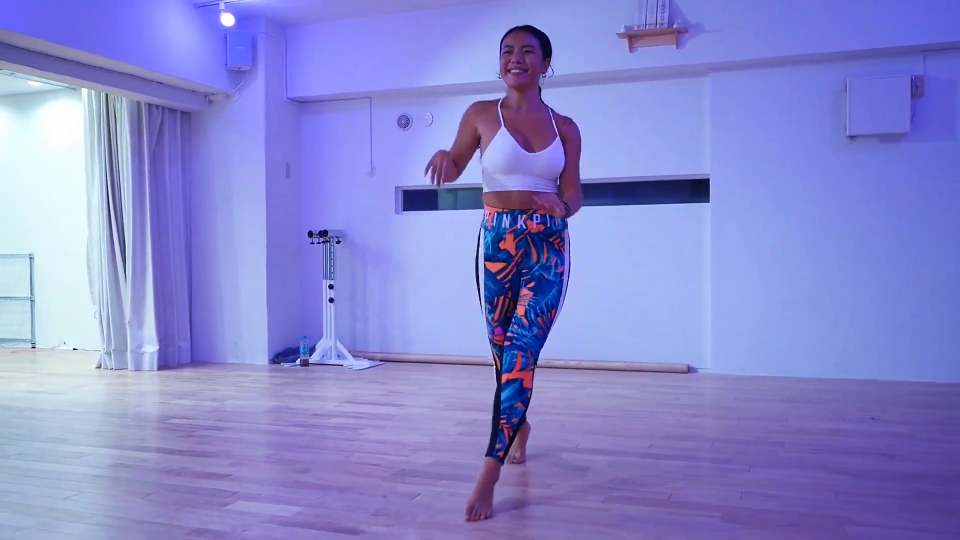
#> input picture videos/misaki_preview_10s.png, 1920 x 1080 px, found by its file name (shown at 1/2 size)
$ python test_salsa_composite.py
#> lines starting #> are read from the running program, lines starting #| are printed output that depends on the picture
import cv2
import numpy as np

# Load test frames
human_frame = cv2.imread(r"videos/misaki_preview_10s.png") # 1920x1080
#> human_frame is the input picture: shape (1080, 1920, 3); mean B, G, R 207.3, 136.2, 134.8
robot_frame = cv2.imread(r"videos/g1_salsa_preview_10s.png") # 640x480

W_OUT = 1280
H_OUT = 720
HALF_W = W_OUT // 2

HEADER_H = 64
FOOTER_H = 64
CONTENT_H = H_OUT - HEADER_H - FOOTER_H # 592

composite = np.zeros((H_OUT, W_OUT, 3), dtype=np.uint8)

# 1. Process Human Frame (Left Half: 640 x 592)
# Scale so full height fits CONTENT_H
scale_h = CONTENT_H / human_frame.shape[0] # 592 / 1080 = 0.548
#> scale_h = 0.548
scaled_human = cv2.resize(human_frame, (int(human_frame.shape[1] * scale_h), CONTENT_H), interpolation=cv2.INTER_AREA)
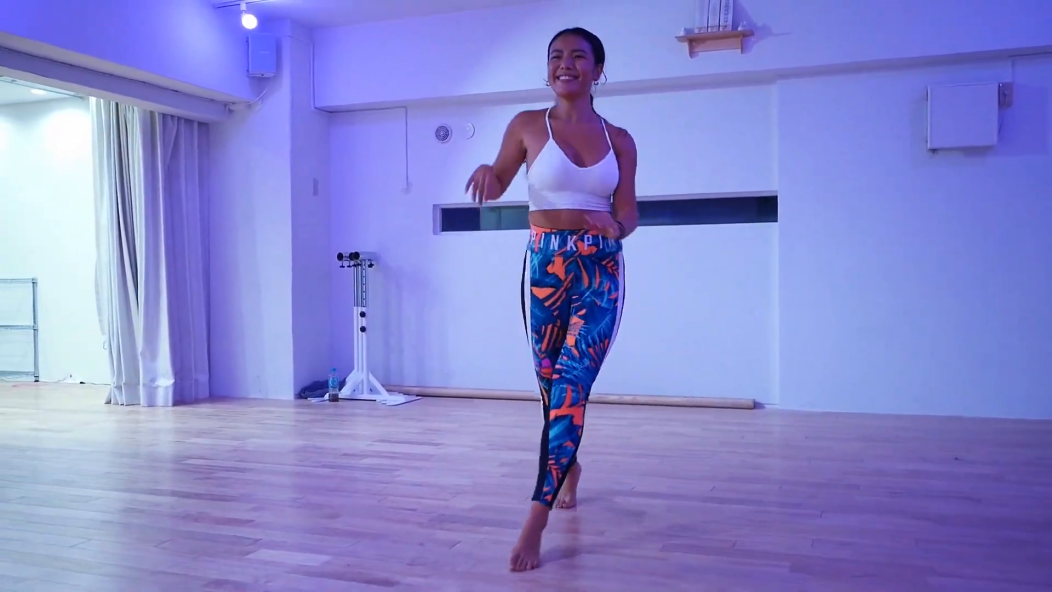
#> scaled_human: shape (592, 1052, 3); mean B, G, R 207.3, 136.2, 134.8
sh_w = scaled_human.shape[1]
#> sh_w = 1052
# Center crop to HALF_W (640)
start_x = max(0, (sh_w - HALF_W) // 2)
#> start_x = 206
human_crop = scaled_human[:, start_x:start_x + HALF_W]
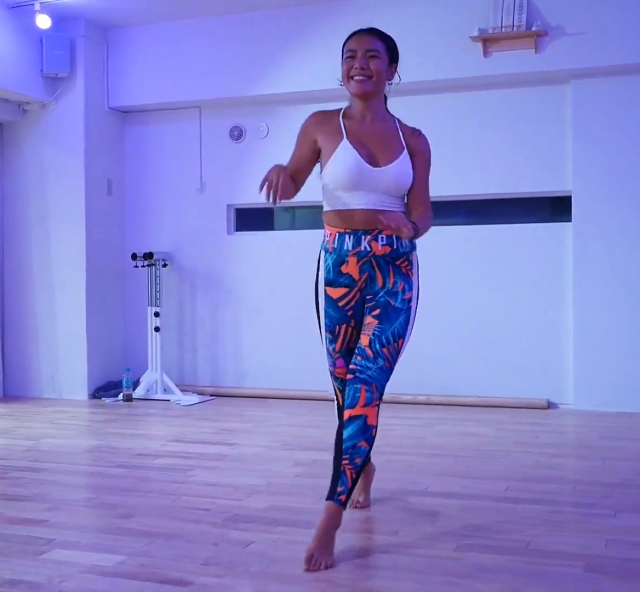
#> human_crop: shape (592, 640, 3); mean B, G, R 206.3, 132.2, 134
if human_crop.shape[1] < HALF_W:
    # pad if needed
    pad = np.zeros((CONTENT_H, HALF_W, 3), dtype=np.uint8)
    pad[:, :human_crop.shape[1]] = human_crop
    human_crop = pad
composite[HEADER_H:HEADER_H + CONTENT_H, :HALF_W] = human_crop
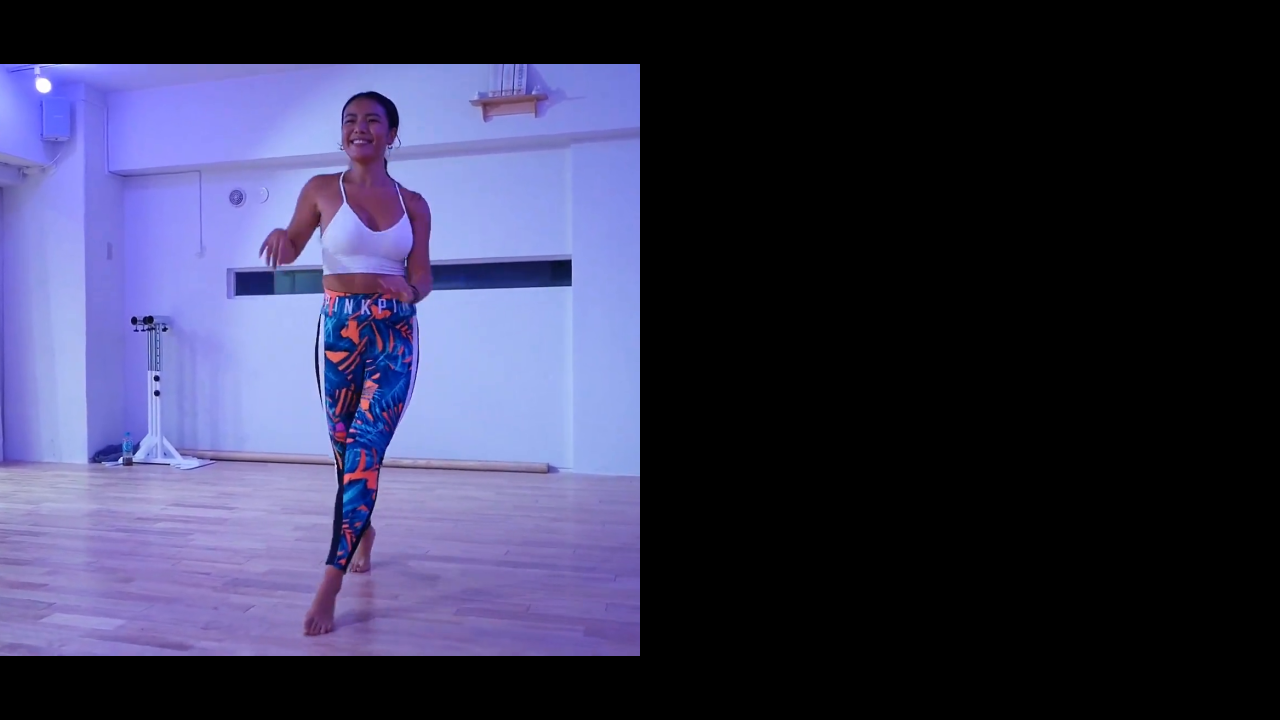
#> composite: shape (720, 1280, 3); mean B, G, R 84.8, 54.3, 55.1

# 2. Process Robot Frame (Right Half: 640 x 592)
# Scale robot frame to CONTENT_H
#> (the run stopped early here; a loop or call above may not have finished)
